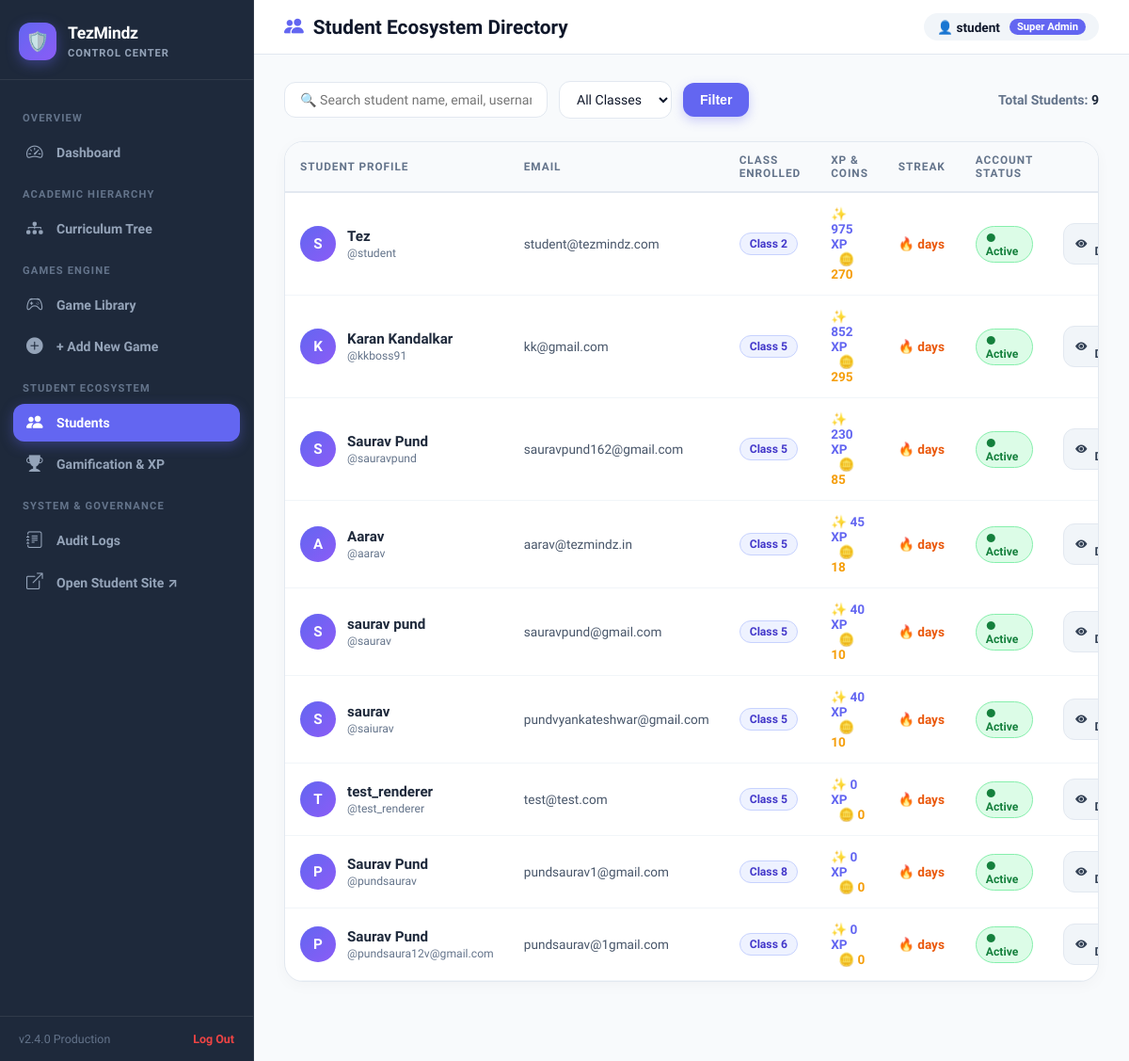
The page /tezadmin/students/ (signed in) on the database its author committed.
### accounts/models.py (models this page shows, shortened)
class StudentProfile(models.Model):
    user = models.OneToOneField(User, on_delete=models.CASCADE, related_name="profile")
    student_class = models.ForeignKey(Class, on_delete=models.PROTECT, related_name="students")
    avatar = models.CharField(max_length=255, default="🌟")
    dob = models.DateField(null=True, blank=True)
    xp = models.PositiveIntegerField(default=0)
    coins = models.PositiveIntegerField(default=0)
    current_level = models.PositiveIntegerField(default=1)
    streak = models.PositiveIntegerField(default=0)
    last_activity_date = models.DateField(null=True, blank=True)
    is_premium = models.BooleanField(default=False)
    created_at = models.DateTimeField(auto_now_add=True)
    updated_at = models.DateTimeField(auto_now=True)

### academics/models.py (models this page shows, shortened)
class Class(models.Model):
    grade_number = models.PositiveIntegerField(unique=True)
    name = models.CharField(max_length=50)           # e.g., "Grade 5"
    class_label = models.CharField(max_length=50)    # e.g., "Class 5"
    slug = models.SlugField(unique=True, blank=True)  # e.g., "class-5"
    stage = models.CharField(max_length=100)          # e.g., "Olympiad Challenger"
    age_group = models.CharField(max_length=50)       # e.g., "Age 10 - 11"
    description = models.TextField(blank=True)
    category = models.CharField(
        max_length=20,
        choices=[
            ("primary", "Primary"),
            ("middle", "Middle"),
            ("senior", "Senior"),
        ]
    )
    is_active = models.BooleanField(default=True)
    created_at = models.DateTimeField(auto_now_add=True, null=True)
    updated_at = models.DateTimeField(auto_now=True, null=True)
    class Meta:
        verbose_name_plural = "Classes"
        ordering = ["grade_number"]

### common/admin_views.py (the view)
# urls.py: path("students/", admin_views.admin_student_list_view, name="student_list"),
@user_passes_test(is_staff_or_admin, login_url="/login/")
def admin_student_list_view(request):
    class_filter = request.GET.get("class")
    query = request.GET.get("q", "").strip()
    students = StudentProfile.objects.select_related("user", "student_class").order_by("-xp")
    if class_filter:
        students = students.filter(student_class__grade_number=class_filter)
    if query:
        students = students.filter(user__username__icontains=query) | students.filter(user__first_name__icontains=query) | students.filter(user__email__icontains=query)
    context = {
        "title": "Student Management",
        "active_tab": "students",
        "students": students[:100],
        "total_count": students.count(),
        "classes": Class.objects.filter(is_active=True).order_by("grade_number"),
        "selected_class": class_filter,
        "query": query,
    }
    return render(request, "admin/student_list.html", context)

### common/admin_views.py (called while the page is built)
def is_staff_or_admin(user):
    return user.is_authenticated and (user.is_staff or user.is_superuser)

### common/context_processors.py (called while the page is built)
def user_context(request):
    if request.user.is_authenticated:
        try:
            profile = request.user.profile
        except Exception:
            try:
                profile = StudentProfile.objects.filter(user=request.user).first()
            except Exception:
                profile = None
        return {
            "profile": profile,
            "student_profile": profile,
        }
    return {
        "profile": None,
        "student_profile": None,
    }

### frontend/templates/admin/student_list.html (shortened to what this page needs)
{% extends "admin/base_admin.html" %}
{% block header_title %}
  <i class="bi bi-people-fill" style="color:#6366F1;"></i>
  Student Ecosystem Directory
{% endblock %}
{% block content %}
<div class="student-toolbar">
  <form method="GET" class="filter-group">
    <input type="text" name="q" class="search-input" placeholder="🔍 Search student name, email, username..." value="{{ query }}" />
    <select name="class" class="filter-select" onchange="this.form.submit()">
      <option value="">All Classes</option>
    </select>
    <button type="submit" class="btn-admin btn-admin-primary" style="padding: 10px 18px;">Filter</button>
  </form>
  <div style="font-size: 0.88rem; font-weight: 800; color: #64748B;">
    Total Students: <strong style="color: #1E293B;">{{ total_count }}</strong>
  </div>
</div>
<div class="admin-card" style="padding: 0; overflow: hidden;">
  <table class="admin-table">
    <thead>
      <tr>
        <th>Student Profile</th>
        <th>Email</th>
        <th>Class Enrolled</th>
        <th>XP & Coins</th>
        <th>Streak</th>
        <th>Account Status</th>
        <th style="text-align: right; padding-right: 24px;">Actions</th>
      </tr>
    </thead>
    <tbody>
      {% for st in students %}
        <tr>
          <td>
            <div style="display: flex; align-items: center; gap: 12px;">
              <div class="student-avatar">
                {{ st.user.username|slice:":1"|upper }}
              </div>
              <div>
                <strong style="font-size: 0.95rem; color: #1E293B; display: block;">
                  {{ st.user.get_full_name|default:st.user.username }}
                </strong>
                <span style="font-size: 0.76rem; color: #64748B;">@{{ st.user.username }}</span>
              </div>
            </div>
          </td>
          <td>
            <span style="font-size: 0.85rem; color: #475569;">{{ st.user.email|default:"—" }}</span>
          </td>
          <td>
            <span class="status-pill active" style="background: #EEF2FF; color: #4338CA; border: 1px solid #C7D2FE;">
              {{ st.student_class.class_label|default:"Not Assigned" }}
            </span>
          </td>
          <td>
            <div style="font-size: 0.85rem; font-weight: 700;">
              <span style="color: #6366F1;">✨ {{ st.xp }} XP</span>
              <span style="color: #F59E0B; margin-left: 8px;">🪙 {{ st.coins }}</span>
            </div>
          </td>
          <td>
            <span style="font-size: 0.85rem; font-weight: 800; color: #EA580C;">
              🔥 {{ st.streak_days }} days
            </span>
          </td>
          <td>
            <span class="status-pill {% if st.user.is_active %}active{% else %}draft{% endif %}" id="student-status-{{ st.id }}">
              {% if st.user.is_active %}● Active{% else %}○ Suspended{% endif %}
            </span>
          </td>
          <td style="text-align: right; padding-right: 24px;">
            <div style="display: inline-flex; align-items: center; gap: 8px;">
              <a href="{% url 'tezadmin:student_detail' st.id %}" class="btn-admin btn-admin-secondary" style="padding: 6px 12px; font-size: 0.78rem;">
                <i class="bi bi-eye-fill"></i> View Details
              </a>
            </div>
          </td>
        </tr>
      {% empty %}
        <tr>
          <td colspan="7" style="text-align: center; padding: 48px; color: #94A3B8;">
            No students found matching your search criteria.
          </td>
        </tr>
      {% endfor %}
    </tbody>
  </table>
</div>
{% endblock %}

### frontend/templates/admin/base_admin.html (shortened to what this page needs)
<!DOCTYPE html>
<html lang="en">
<head>
  <link rel="stylesheet" href="https://cdn.jsdelivr.net/npm/bootstrap-icons@1.11.3/font/bootstrap-icons.min.css" />
</head>
<body>
  <aside class="admin-sidebar">
    <a href="{% url 'tezadmin:dashboard' %}" class="sidebar-brand">
      <div class="sidebar-brand-icon">🛡️</div>
      <div class="sidebar-brand-text">
        <strong>TezMindz</strong>
        <small>Control Center</small>
      </div>
    </a>
    <nav class="sidebar-menu">
      <div class="menu-header">Overview</div>
      <a href="{% url 'tezadmin:dashboard' %}" class="menu-link {% if active_tab == 'dashboard' %}active{% endif %}">
        <i class="bi bi-speedometer2"></i>
        <span>Dashboard</span>
      </a>
      <div class="menu-header">Academic Hierarchy</div>
      <a href="{% url 'tezadmin:academic_hierarchy' %}" class="menu-link {% if active_tab == 'academic' %}active{% endif %}">
        <i class="bi bi-diagram-3-fill"></i>
        <span>Curriculum Tree</span>
      </a>
      <div class="menu-header">Games Engine</div>
      <a href="{% url 'tezadmin:game_library' %}" class="menu-link {% if active_tab == 'games' %}active{% endif %}">
        <i class="bi bi-controller"></i>
        <span>Game Library</span>
      </a>
      <a href="{% url 'tezadmin:game_add' %}" class="menu-link">
        <i class="bi bi-plus-circle-fill"></i>
        <span>+ Add New Game</span>
      </a>
      <div class="menu-header">Student Ecosystem</div>
      <a href="{% url 'tezadmin:student_list' %}" class="menu-link {% if active_tab == 'students' %}active{% endif %}">
        <i class="bi bi-people-fill"></i>
        <span>Students</span>
      </a>
      <a href="{% url 'tezadmin:gamification' %}" class="menu-link {% if active_tab == 'gamification' %}active{% endif %}">
        <i class="bi bi-trophy-fill"></i>
        <span>Gamification & XP</span>
      </a>
      <div class="menu-header">System & Governance</div>
      <a href="{% url 'tezadmin:audit_logs' %}" class="menu-link {% if active_tab == 'audit_logs' %}active{% endif %}">
        <i class="bi bi-journal-text"></i>
        <span>Audit Logs</span>
      </a>
      <a href="{% url 'common:dashboard' %}" class="menu-link" target="_blank">
        <i class="bi bi-box-arrow-up-right"></i>
        <span>Open Student Site ↗</span>
      </a>
    </nav>
    <div class="sidebar-footer">
      <span>v2.4.0 Production</span>
      <a href="{% url 'common:logout' %}" style="color:#EF4444;text-decoration:none;font-weight:800;">Log Out</a>
    </div>
  </aside>
  <main class="admin-main">
    <header class="admin-header">
      <div class="header-title">
        {% block header_title %}{{ title }}{% endblock %}
      </div>
      <div class="header-actions">
        <div class="admin-user-pill">
          <span>👤 {{ request.user.username }}</span>
          <span class="badge">{% if request.user.is_superuser %}Super Admin{% else %}Staff Admin{% endif %}</span>
        </div>
      </div>
    </header>
    <div class="admin-body">
      {% block content %}{% endblock %}
    </div>
  </main>
</body>
</html>

### frontend/templates/admin/base_admin.html (style rules this page uses)
:root { --bg-dark: #0F172A; --bg-sidebar: #1E293B; --bg-card: #FFFFFF; --bg-body: #F8FAFC; --primary: #6366F1; --primary-hover: #4F46E5; --text-main: #0F172A; --text-muted: #64748B; --border: #E2E8F0; --success: #10B981; --warning: #F59E0B; --danger: #EF4444; }
*, *::before, *::after { box-sizing: border-box; margin: 0; padding: 0; }
body { font-family: 'Plus Jakarta Sans', -apple-system, BlinkMacSystemFont, sans-serif; background: var(--bg-body); color: var(--text-main); display: flex; min-height: 100vh; overflow-x: hidden; }
.admin-sidebar { width: 270px; background: var(--bg-sidebar); color: #F8FAFC; flex-shrink: 0; display: flex; flex-direction: column; position: sticky; top: 0; height: 100vh; overflow-y: auto; border-right: 1px solid rgba(255, 255, 255, 0.08); z-index: 100; }
.sidebar-brand { padding: 24px 20px 20px; display: flex; align-items: center; gap: 12px; border-bottom: 1px solid rgba(255, 255, 255, 0.08); text-decoration: none; color: #FFFFFF; }
.sidebar-brand-icon { width: 40px; height: 40px; border-radius: 12px; background: linear-gradient(135deg, #6366F1, #8B5CF6); display: grid; place-items: center; font-size: 1.25rem; box-shadow: 0 4px 14px rgba(99, 102, 241, 0.4); }
.sidebar-brand-text strong { display: block; font-size: 1.1rem; font-weight: 900; letter-spacing: -0.02em; }
.sidebar-brand-text small { font-size: 0.7rem; color: #94A3B8; font-weight: 700; text-transform: uppercase; letter-spacing: 0.08em; }
.sidebar-menu { padding: 20px 14px; display: flex; flex-direction: column; gap: 4px; flex: 1; }
.menu-header { font-size: 0.7rem; font-weight: 800; color: #64748B; text-transform: uppercase; letter-spacing: 0.1em; padding: 14px 10px 6px; }
.menu-link { display: flex; align-items: center; gap: 12px; padding: 10px 14px; border-radius: 12px; color: #94A3B8; text-decoration: none; font-size: 0.88rem; font-weight: 700; transition: all 0.15s ease; }
.menu-link i { font-size: 1.1rem; width: 20px; }
.menu-link.active { background: var(--primary); color: #FFFFFF; box-shadow: 0 4px 14px rgba(99, 102, 241, 0.35); }
.sidebar-footer { padding: 16px 20px; border-top: 1px solid rgba(255, 255, 255, 0.08); font-size: 0.78rem; color: #64748B; display: flex; align-items: center; justify-content: space-between; }
.admin-main { flex: 1; display: flex; flex-direction: column; min-width: 0; height: 100vh; overflow-y: auto; }
.admin-header { background: #FFFFFF; border-bottom: 1.5px solid var(--border); padding: 14px 32px; display: flex; align-items: center; justify-content: space-between; position: sticky; top: 0; z-index: 90; }
.header-title { font-size: 1.3rem; font-weight: 900; color: var(--text-main); display: flex; align-items: center; gap: 10px; }
.header-actions { display: flex; align-items: center; gap: 16px; }
.admin-user-pill { display: flex; align-items: center; gap: 10px; background: #F1F5F9; padding: 6px 14px; border-radius: 100px; font-size: 0.85rem; font-weight: 800; }
.admin-user-pill .badge { background: #6366F1; color: #FFFFFF; padding: 2px 8px; border-radius: 10px; font-size: 0.7rem; }
.admin-body { padding: 28px 32px 60px; flex: 1; max-width: 1400px; width: 100%; }
.admin-card { background: var(--bg-card); border: 1.5px solid var(--border); border-radius: 20px; padding: 24px; box-shadow: 0 4px 16px rgba(15, 23, 42, 0.03); margin-bottom: 24px; }
.btn-admin { display: inline-flex; align-items: center; gap: 8px; padding: 10px 18px; border-radius: 12px; font-size: 0.88rem; font-weight: 800; text-decoration: none; border: none; cursor: pointer; transition: all 0.15s ease; }
.btn-admin-primary { background: var(--primary); color: #FFFFFF; box-shadow: 0 4px 12px rgba(99, 102, 241, 0.3); }
.btn-admin-secondary { background: #F1F5F9; color: #334155; border: 1px solid var(--border); }
.admin-table { width: 100%; border-collapse: collapse; text-align: left; font-size: 0.88rem; }
.admin-table th { padding: 12px 16px; font-size: 0.74rem; font-weight: 800; text-transform: uppercase; letter-spacing: 0.08em; color: var(--text-muted); border-bottom: 2px solid var(--border); background: #F8FAFC; }
.admin-table td { padding: 14px 16px; border-bottom: 1px solid #F1F5F9; vertical-align: middle; }
.status-pill { display: inline-flex; align-items: center; gap: 6px; padding: 4px 10px; border-radius: 20px; font-size: 0.76rem; font-weight: 800; }
.status-pill.active { background: #DCFCE7; color: #15803D; border: 1px solid #86EFAC; }

### rows shown on the page
StudentProfile: user.username "S", user.get_full_name "Tez", user.username "student", user.email "student@tezmindz.com", student_class.class_label "Class 2", xp "975", coins "270", shows "● Active"
StudentProfile: user.username "K", user.get_full_name "Karan Kandalkar", user.username "kkboss91", user.email "kk@gmail.com", student_class.class_label "Class 5", xp "852", coins "295", shows "● Active"
StudentProfile: user.username "S", user.get_full_name "Saurav Pund", user.username "sauravpund", user.email "sauravpund162@gmail.com", student_class.class_label "Class 5", xp "230", coins "85", shows "● Active"
StudentProfile: user.username "A", user.get_full_name "Aarav", user.username "aarav", user.email "aarav@tezmindz.in", student_class.class_label "Class 5", xp "45", coins "18", shows "● Active"
StudentProfile: user.username "S", user.get_full_name "saurav pund", user.username "saurav", user.email "sauravpund@gmail.com", student_class.class_label "Class 5", xp "40", coins "10", shows "● Active"
StudentProfile: user.username "S", user.get_full_name "saurav", user.username "saiurav", user.email "pundvyankateshwar@gmail.com", student_class.class_label "Class 5", xp "40", coins "10", shows "● Active"
StudentProfile: user.username "T", user.get_full_name "test_renderer", user.username "test_renderer", user.email "test@test.com", student_class.class_label "Class 5", xp "0", coins "0", shows "● Active"
StudentProfile: user.username "P", user.get_full_name "Saurav Pund", user.username "pundsaurav", user.email "pundsaurav1@gmail.com", student_class.class_label "Class 8", xp "0", coins "0", shows "● Active"
StudentProfile: user.username "P", user.get_full_name "Saurav Pund", user.username "pundsaura12v@gmail.com", user.email "pundsaurav@1gmail.com", student_class.class_label "Class 6", xp "0", coins "0", shows "● Active"

### other values the page prints
{{ request.user.username }} "student"
{{ total_count }} "9"
